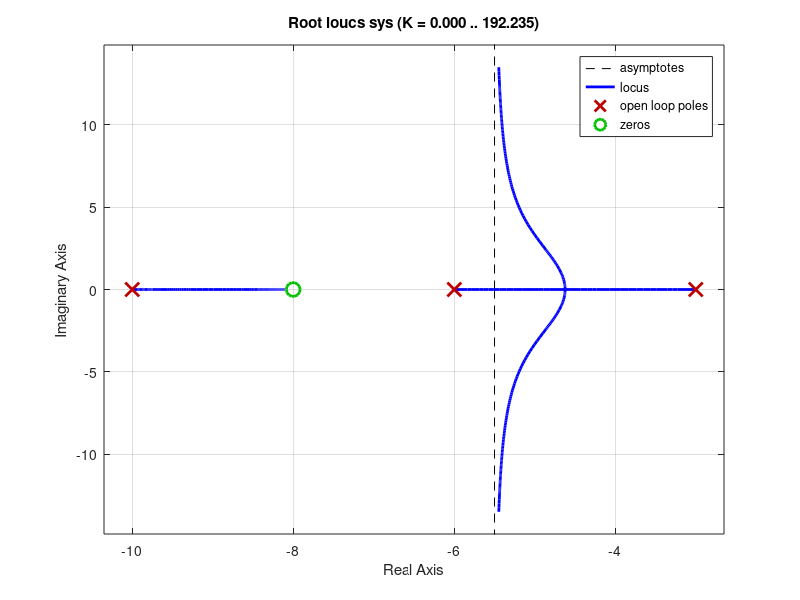

This figure's MATLAB source: (Note: this script raises an error after producing the figure.)
%% PD and Lead Controller
% Overshoot is 20% and peak time down by factor of 2/3
clc; clear; close all;
format compact;

s= tf('s');
sys = (s+8)/((s+3)*(s+6)*(s+10));      % uncompensated system
OS = 0.20;                             % Given %OS
zeta = -log(OS)/(pi^2+(log(OS))^2)^0.5;
rlocus(sys);
sgrid(zeta,0);
axis([-10 20 -5 20])
[k,] = rlocfind(sys)
uncomp_sys = k*sys;

%% PD 
controller_zero = (s+55.9);
pd_comp_sys = uncomp_sys*(controller_zero);

%let's see the root locus now again
figure()
subplot(211), rlocus(sys),title('Uncompensated Root Locus')
subplot(212), rlocus(pd_comp_sys),title('Root locus after adding pole and zero')

%% Now we need to find k_comp as the shape gets changed
figure();
rlocus(pd_comp_sys);
sgrid(zeta, 0);
[k_comp,] = rlocfind(pd_comp_sys);
axis([-10 5 -5 5])
comp_sys = pd_comp_sys*k_comp;

%% Plotting results for PD controller
t = 0:0.01:10;
R_s = 1;          %  step -->1 ; ramp --> 1/s ; parabola --> 1/s^2

%Uncompensated Response
Open_s = uncomp_sys;
Close_s = Open_s/(1+Open_s);
uncomp_C_s = Close_s*R_s;

% Compensated Response
Open_s = comp_sys;
Close_s = Open_s/(1+Open_s);
comp_C_s = R_s*Close_s;

%Plotting result
figure()
step(uncomp_C_s,t,"r");
hold on
step(comp_C_s,t,'g')
xlabel("Time(Second)"); ylabel("Amplitude");
legend('Uncompensated Response','Compensated response');

%% PI compensation
controller_pole = 1/s;
controller_zero = (s+0.001);
pi_comp_sys = comp_sys*controller_pole*controller_zero;

%let's see the root locus now again
figure()
subplot(211), rlocus(sys),title('Uncompensated Root Locus')
subplot(212), rlocus(pi_comp_sys),title('Root locus after adding pole and zero')

%% Now check the Error after PI Controller
%Uncompensated error
t = 0:0.01:10000;
R_s = 1/s;

Open_s = uncomp_sys;
Close_s = Open_s/(1+Open_s);
C_s = R_s*Close_s;
E_s = R_s - C_s;
uncomp_error = impulse(E_s, t);

% Compensated Error
Open_s = pi_comp_sys;
Close_s = Open_s/(1+Open_s);
C_s = R_s*Close_s;
E_s = R_s - C_s;
comp_error = impulse(E_s, t);

%Plotting result
figure()

plot(t,uncomp_error,"r",t,comp_error,"b"),title("Error Analysis");
xlabel("Time(Second)"); ylabel("Amplitude");
legend('Uncompensated error','Compensated Error');

